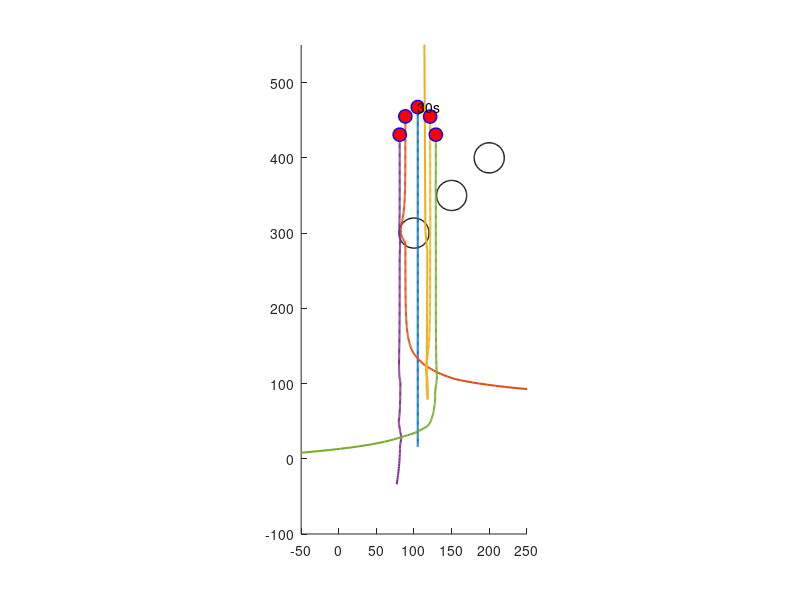

Write MATLAB code to recreate this figure.
clc;
clear;
close all;

% Simulation parameters
dt = 0.1; % Time step [s]
T = 30; % Total simulation time [s]
times = 0:dt:T;

% Robot parameters
N = 5; % Number of robots
D = 20; % Collision avoidance distance [cm]
Do = 30; % Obstacle sensing range [cm]
Da = 20; % Adaptive range [cm]

% Control gains
kI = 2;
kv = 4;
kvr = 1;
ko = 3000;
sigma = 49;
v_star = [0; 15];

% Formation reference points
r_star = [0, 20; -20/sqrt(3), 0; 20/sqrt(3), 0; -40/sqrt(3), -20; 40/sqrt(3), -20]';

% Initial states (x, y, theta)
states = [105, 16, pi/2;
          88000.5, -3, pi/2;
          111.5, 1000, pi/2;
          77, -34, pi/2;
          -1023.1, -24, pi/2]';

% Obstacle positions (Adjusted to higher positions)
obstacles = [100, 300;
             150, 350;
             200, 400]';
obstacle_radii = [20, 20, 20]; % Radii of obstacles

% Initialize variables
x = states(1, :); % x positions
y = states(2, :); % y positions
theta = states(3, :); % orientations
trajectories = cell(1, N); % Store trajectories for plotting
for i = 1:N
    trajectories{i} = [x(i); y(i)];
end

% Simulation loop
for t_idx = 1:length(times)
    t = times(t_idx);

    % Compute control inputs for each robot
    for i = 1:N
        % Formation control and collision avoidance inputs
        u_formation = zeros(2, 1);
        u_collision = zeros(2, 1);

        % Interaction with neighboring robots
        for j = 1:N
            if i ~= j
                rij = [x(j) - x(i); y(j) - y(i)];
                dist = norm(rij);

                % Collision avoidance potential function
                if dist < 2 * D
                    u_collision = u_collision - (1 / dist + log(dist)) * (rij / dist);
                end
            end
        end

        % Interaction with obstacles
        for k = 1:size(obstacles, 2)
            ro = obstacles(:, k);
            roi = [ro(1) - x(i); ro(2) - y(i)];
            dist_o = norm(roi);

            if dist_o < Do
                % Obstacle avoidance potential function
                u_collision = u_collision - ko * exp(-dist_o^2 / sigma) * (roi / dist_o);
            end
        end

        % Formation control term
        if i > 1
            u_formation = -kvr * ([x(i); y(i)] - [x(1); y(1)] - r_star(:, i));
        end

        % Combine control inputs
        u_total = u_formation + u_collision;

        % Update robot state
        if i == 1 % Move the first robot (blue dot) upward at 15 m/s
            x(i) = x(i);
            y(i) = y(i) + v_star(2) * dt;
        else
            x(i) = x(i) + dt * u_total(1);
            y(i) = y(i) + dt * u_total(2);
        end

        % Store trajectory
        trajectories{i} = [trajectories{i}, [x(i); y(i)]];
    end

    % Plot the robots and obstacles
    clf;
    hold on;
    axis equal;
    xlim([-50, 250]);
    ylim([-100, 550]);

    % Plot obstacles
    for k = 1:size(obstacles, 2)
        viscircles(obstacles(:, k)', obstacle_radii(k), 'Color', 'k', 'LineWidth', 1);
    end

    % Plot trajectories
    for i = 1:N
        plot(trajectories{i}(1, :), trajectories{i}(2, :), 'LineWidth', 1.5);
        plot(x(i), y(i), 'bo', 'MarkerSize', 10, 'MarkerFaceColor', 'b');
    end

    % Add markers for specific time points
    if abs(t - 15) < dt / 2
        for i = 1:N
            plot(x(i), y(i), 'mo', 'MarkerSize', 8, 'MarkerFaceColor', 'm');
        end
        text(x(1), y(1), '15s', 'HorizontalAlignment', 'left');
    elseif abs(t - 30) < dt / 2
        for i = 1:N
            plot(x(i), y(i), 'ro', 'MarkerSize', 8, 'MarkerFaceColor', 'r');
        end
        text(x(1), y(1), '30s', 'HorizontalAlignment', 'left');
    end

    pause(0.1);
end
